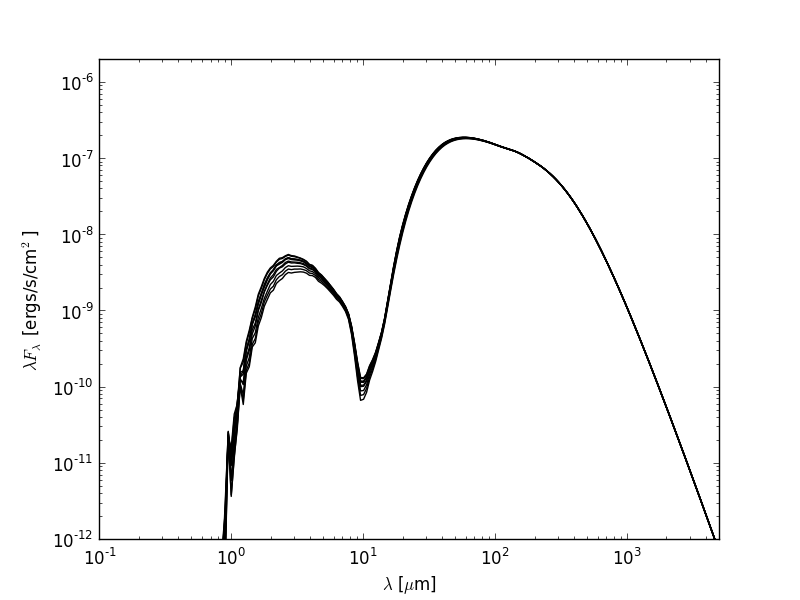

Source code (Python):
import matplotlib as mpl
mpl.use('Agg')
import matplotlib.pyplot as plt

from hyperion.model import ModelOutput
from hyperion.util.constants import pc

m = ModelOutput('tutorial_model.rtout')

fig = plt.figure()
ax = fig.add_subplot(1, 1, 1)

# Extract all SEDs
wav, nufnu = m.get_sed(inclination='all', aperture=-1, distance=300 * pc)

# Plot SED for each inclination
for i in range(nufnu.shape[0]):
    ax.loglog(wav, nufnu[i, :], color='black')

ax.set_xlabel(r'$\lambda$ [$\mu$m]')
ax.set_ylabel(r'$\lambda F_\lambda$ [ergs/s/cm$^2$]')
ax.set_xlim(0.1, 5000.)
ax.set_ylim(1.e-12, 2.e-6)
fig.savefig('sed_incl.png')